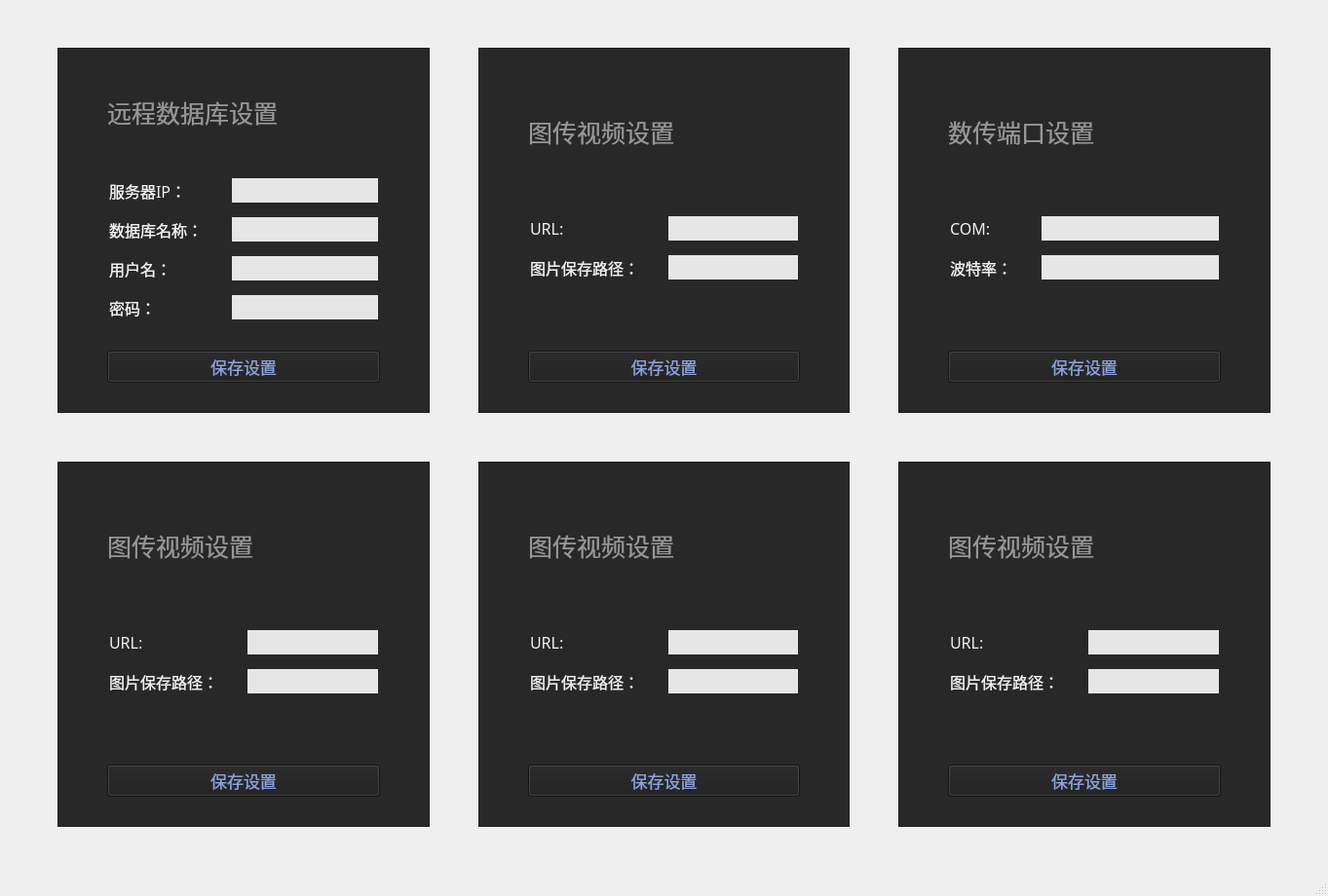
<?xml version="1.0" encoding="UTF-8"?>
<ui version="4.0">
 <class>MainWindow</class>
 <widget class="QMainWindow" name="MainWindow">
  <property name="geometry">
   <rect>
    <x>0</x>
    <y>0</y>
    <width>1363</width>
    <height>920</height>
   </rect>
  </property>
  <property name="windowTitle">
   <string>MainWindow</string>
  </property>
  <property name="styleSheet">
   <string notr="true">background-color: rgb(65,65,65);
QPushButton{
	border-radius:2;
	background-color: #E1E1E1;
	border-color:#B7B7B7;
}
QPushButton:hover{
	border-radius:2;
	background-color: #E5F1FB;
	border-color:#B7B7B7;
}
QPushButton:pressed{
	border-radius:2;
	background-color: #CCE4F7;
	border-color:#B7B7B7;
}</string>
  </property>
  <widget class="QWidget" name="centralwidget">
   <layout class="QGridLayout" name="gridLayout_21">
    <item row="0" column="1">
     <layout class="QGridLayout" name="gridLayout_3">
      <property name="leftMargin">
       <number>50</number>
      </property>
      <property name="topMargin">
       <number>40</number>
      </property>
      <property name="rightMargin">
       <number>50</number>
      </property>
      <property name="bottomMargin">
       <number>40</number>
      </property>
      <property name="spacing">
       <number>50</number>
      </property>
      <item row="0" column="2">
       <layout class="QGridLayout" name="gridLayout_7">
        <property name="topMargin">
         <number>0</number>
        </property>
        <property name="rightMargin">
         <number>0</number>
        </property>
        <property name="bottomMargin">
         <number>0</number>
        </property>
        <property name="spacing">
         <number>15</number>
        </property>
        <item row="0" column="0">
         <widget class="QFrame" name="frame_4">
          <property name="styleSheet">
           <string notr="true">background-color: rgb(40, 40,40);</string>
          </property>
          <property name="frameShape">
           <enum>QFrame::StyledPanel</enum>
          </property>
          <property name="frameShadow">
           <enum>QFrame::Raised</enum>
          </property>
          <layout class="QGridLayout" name="gridLayout_20">
           <property name="leftMargin">
            <number>50</number>
           </property>
           <property name="topMargin">
            <number>30</number>
           </property>
           <property name="rightMargin">
            <number>50</number>
           </property>
           <property name="bottomMargin">
            <number>30</number>
           </property>
           <property name="spacing">
            <number>30</number>
           </property>
           <item row="1" column="0">
            <layout class="QFormLayout" name="formLayout_9">
             <property name="verticalSpacing">
              <number>15</number>
             </property>
             <property name="leftMargin">
              <number>2</number>
             </property>
             <property name="topMargin">
              <number>2</number>
             </property>
             <property name="rightMargin">
              <number>2</number>
             </property>
             <property name="bottomMargin">
              <number>2</number>
             </property>
             <item row="0" column="0">
              <widget class="QLabel" name="label_14">
               <property name="font">
                <font>
                 <family>微软雅黑</family>
                 <pointsize>12</pointsize>
                </font>
               </property>
               <property name="styleSheet">
                <string notr="true">color: rgb(240, 240,240);</string>
               </property>
               <property name="text">
                <string>COM:</string>
               </property>
              </widget>
             </item>
             <item row="0" column="1">
              <widget class="QLineEdit" name="lineEdit_12">
               <property name="sizePolicy">
                <sizepolicy hsizetype="Expanding" vsizetype="Minimum">
                 <horstretch>0</horstretch>
                 <verstretch>0</verstretch>
                </sizepolicy>
               </property>
               <property name="font">
                <font>
                 <family>微软雅黑</family>
                 <pointsize>12</pointsize>
                </font>
               </property>
               <property name="styleSheet">
                <string notr="true">border:none;border-color: #11505C;background-color: rgb(230, 230,230);</string>
               </property>
              </widget>
             </item>
             <item row="1" column="0">
              <widget class="QLabel" name="label_15">
               <property name="font">
                <font>
                 <family>微软雅黑</family>
                 <pointsize>12</pointsize>
                </font>
               </property>
               <property name="styleSheet">
                <string notr="true">color: rgb(240, 240,240);</string>
               </property>
               <property name="text">
                <string>波特率：</string>
               </property>
              </widget>
             </item>
             <item row="1" column="1">
              <widget class="QLineEdit" name="lineEdit_13">
               <property name="sizePolicy">
                <sizepolicy hsizetype="Expanding" vsizetype="Fixed">
                 <horstretch>0</horstretch>
                 <verstretch>0</verstretch>
                </sizepolicy>
               </property>
               <property name="font">
                <font>
                 <family>微软雅黑</family>
                 <pointsize>12</pointsize>
                </font>
               </property>
               <property name="styleSheet">
                <string notr="true">border:none;border-color: #11505C;background-color: rgb(230, 230,230);</string>
               </property>
              </widget>
             </item>
            </layout>
           </item>
           <item row="0" column="0">
            <widget class="QLabel" name="label_19">
             <property name="font">
              <font>
               <family>微软雅黑</family>
               <pointsize>19</pointsize>
              </font>
             </property>
             <property name="styleSheet">
              <string notr="true">color:rgb(150, 150, 150);</string>
             </property>
             <property name="text">
              <string>数传端口设置</string>
             </property>
            </widget>
           </item>
           <item row="2" column="0">
            <widget class="QPushButton" name="pushButton_13">
             <property name="sizePolicy">
              <sizepolicy hsizetype="Preferred" vsizetype="Fixed">
               <horstretch>0</horstretch>
               <verstretch>0</verstretch>
              </sizepolicy>
             </property>
             <property name="font">
              <font>
               <family>微软雅黑</family>
               <pointsize>13</pointsize>
              </font>
             </property>
             <property name="layoutDirection">
              <enum>Qt::LeftToRight</enum>
             </property>
             <property name="styleSheet">
              <string notr="true">color: rgb(140, 160, 220);background-color: rgb(30, 30,30);</string>
             </property>
             <property name="text">
              <string>保存设置</string>
             </property>
            </widget>
           </item>
          </layout>
         </widget>
        </item>
       </layout>
      </item>
      <item row="0" column="0">
       <layout class="QGridLayout" name="gridLayout_4">
        <item row="0" column="0">
         <layout class="QGridLayout" name="gridLayout">
          <property name="topMargin">
           <number>0</number>
          </property>
          <property name="rightMargin">
           <number>0</number>
          </property>
          <property name="bottomMargin">
           <number>0</number>
          </property>
          <property name="spacing">
           <number>15</number>
          </property>
          <item row="0" column="2">
           <widget class="QFrame" name="frame">
            <property name="styleSheet">
             <string notr="true">background-color: rgb(40, 40,40);</string>
            </property>
            <property name="frameShape">
             <enum>QFrame::StyledPanel</enum>
            </property>
            <property name="frameShadow">
             <enum>QFrame::Raised</enum>
            </property>
            <layout class="QGridLayout" name="gridLayout_2">
             <property name="leftMargin">
              <number>50</number>
             </property>
             <property name="topMargin">
              <number>30</number>
             </property>
             <property name="rightMargin">
              <number>50</number>
             </property>
             <property name="bottomMargin">
              <number>30</number>
             </property>
             <property name="spacing">
              <number>30</number>
             </property>
             <item row="1" column="0">
              <layout class="QFormLayout" name="formLayout">
               <property name="verticalSpacing">
                <number>15</number>
               </property>
               <property name="leftMargin">
                <number>2</number>
               </property>
               <property name="topMargin">
                <number>2</number>
               </property>
               <property name="rightMargin">
                <number>2</number>
               </property>
               <property name="bottomMargin">
                <number>2</number>
               </property>
               <item row="0" column="0">
                <widget class="QLabel" name="label_2">
                 <property name="font">
                  <font>
                   <family>微软雅黑</family>
                   <pointsize>12</pointsize>
                  </font>
                 </property>
                 <property name="styleSheet">
                  <string notr="true">color: rgb(240, 240,240);</string>
                 </property>
                 <property name="text">
                  <string>服务器IP：</string>
                 </property>
                </widget>
               </item>
               <item row="0" column="1">
                <widget class="QLineEdit" name="lineEdit">
                 <property name="sizePolicy">
                  <sizepolicy hsizetype="Expanding" vsizetype="Minimum">
                   <horstretch>0</horstretch>
                   <verstretch>0</verstretch>
                  </sizepolicy>
                 </property>
                 <property name="font">
                  <font>
                   <family>微软雅黑</family>
                   <pointsize>12</pointsize>
                  </font>
                 </property>
                 <property name="styleSheet">
                  <string notr="true">border:none;border-color: #11505C;background-color: rgb(230, 230,230);</string>
                 </property>
                </widget>
               </item>
               <item row="1" column="0">
                <widget class="QLabel" name="label_3">
                 <property name="font">
                  <font>
                   <family>微软雅黑</family>
                   <pointsize>12</pointsize>
                  </font>
                 </property>
                 <property name="styleSheet">
                  <string notr="true">color: rgb(240, 240,240);</string>
                 </property>
                 <property name="text">
                  <string>数据库名称：</string>
                 </property>
                </widget>
               </item>
               <item row="2" column="0">
                <widget class="QLabel" name="label_4">
                 <property name="font">
                  <font>
                   <family>微软雅黑</family>
                   <pointsize>12</pointsize>
                  </font>
                 </property>
                 <property name="styleSheet">
                  <string notr="true">color: rgb(240, 240,240);</string>
                 </property>
                 <property name="text">
                  <string>用户名：</string>
                 </property>
                </widget>
               </item>
               <item row="3" column="0">
                <widget class="QLabel" name="label_5">
                 <property name="font">
                  <font>
                   <family>微软雅黑</family>
                   <pointsize>12</pointsize>
                  </font>
                 </property>
                 <property name="styleSheet">
                  <string notr="true">color: rgb(240, 240,240);</string>
                 </property>
                 <property name="text">
                  <string>密码：</string>
                 </property>
                </widget>
               </item>
               <item row="1" column="1">
                <widget class="QLineEdit" name="lineEdit_2">
                 <property name="sizePolicy">
                  <sizepolicy hsizetype="Expanding" vsizetype="Fixed">
                   <horstretch>0</horstretch>
                   <verstretch>0</verstretch>
                  </sizepolicy>
                 </property>
                 <property name="font">
                  <font>
                   <family>微软雅黑</family>
                   <pointsize>12</pointsize>
                  </font>
                 </property>
                 <property name="styleSheet">
                  <string notr="true">border:none;border-color: #11505C;background-color: rgb(230, 230,230);</string>
                 </property>
                </widget>
               </item>
               <item row="2" column="1">
                <widget class="QLineEdit" name="lineEdit_3">
                 <property name="sizePolicy">
                  <sizepolicy hsizetype="Expanding" vsizetype="Minimum">
                   <horstretch>0</horstretch>
                   <verstretch>0</verstretch>
                  </sizepolicy>
                 </property>
                 <property name="font">
                  <font>
                   <family>微软雅黑</family>
                   <pointsize>12</pointsize>
                  </font>
                 </property>
                 <property name="styleSheet">
                  <string notr="true">border:none;border-color: #11505C;background-color: rgb(230, 230,230);</string>
                 </property>
                </widget>
               </item>
               <item row="3" column="1">
                <widget class="QLineEdit" name="lineEdit_4">
                 <property name="sizePolicy">
                  <sizepolicy hsizetype="Expanding" vsizetype="Minimum">
                   <horstretch>0</horstretch>
                   <verstretch>0</verstretch>
                  </sizepolicy>
                 </property>
                 <property name="font">
                  <font>
                   <family>微软雅黑</family>
                   <pointsize>12</pointsize>
                  </font>
                 </property>
                 <property name="styleSheet">
                  <string notr="true">border:none;border-color: #11505C;background-color: rgb(230, 230,230);</string>
                 </property>
                </widget>
               </item>
              </layout>
             </item>
             <item row="0" column="0">
              <widget class="QLabel" name="label">
               <property name="font">
                <font>
                 <family>微软雅黑</family>
                 <pointsize>19</pointsize>
                </font>
               </property>
               <property name="styleSheet">
                <string notr="true">color:rgb(150, 150, 150);</string>
               </property>
               <property name="text">
                <string>远程数据库设置</string>
               </property>
              </widget>
             </item>
             <item row="3" column="0">
              <widget class="QPushButton" name="pushButton_14">
               <property name="sizePolicy">
                <sizepolicy hsizetype="Preferred" vsizetype="Fixed">
                 <horstretch>0</horstretch>
                 <verstretch>0</verstretch>
                </sizepolicy>
               </property>
               <property name="font">
                <font>
                 <family>微软雅黑</family>
                 <pointsize>13</pointsize>
                </font>
               </property>
               <property name="layoutDirection">
                <enum>Qt::LeftToRight</enum>
               </property>
               <property name="styleSheet">
                <string notr="true">color: rgb(140, 160, 220);background-color: rgb(30, 30,30);</string>
               </property>
               <property name="text">
                <string>保存设置</string>
               </property>
              </widget>
             </item>
            </layout>
           </widget>
          </item>
         </layout>
        </item>
       </layout>
      </item>
      <item row="0" column="1">
       <layout class="QGridLayout" name="gridLayout_23">
        <property name="topMargin">
         <number>0</number>
        </property>
        <property name="rightMargin">
         <number>0</number>
        </property>
        <property name="bottomMargin">
         <number>0</number>
        </property>
        <property name="spacing">
         <number>15</number>
        </property>
        <item row="0" column="0">
         <widget class="QFrame" name="frame_11">
          <property name="styleSheet">
           <string notr="true">background-color: rgb(40, 40,40);</string>
          </property>
          <property name="frameShape">
           <enum>QFrame::StyledPanel</enum>
          </property>
          <property name="frameShadow">
           <enum>QFrame::Raised</enum>
          </property>
          <layout class="QGridLayout" name="gridLayout_24">
           <property name="leftMargin">
            <number>50</number>
           </property>
           <property name="topMargin">
            <number>30</number>
           </property>
           <property name="rightMargin">
            <number>50</number>
           </property>
           <property name="bottomMargin">
            <number>30</number>
           </property>
           <property name="spacing">
            <number>30</number>
           </property>
           <item row="3" column="0">
            <widget class="QPushButton" name="pushButton_29">
             <property name="sizePolicy">
              <sizepolicy hsizetype="Preferred" vsizetype="Fixed">
               <horstretch>0</horstretch>
               <verstretch>0</verstretch>
              </sizepolicy>
             </property>
             <property name="font">
              <font>
               <family>微软雅黑</family>
               <pointsize>13</pointsize>
              </font>
             </property>
             <property name="layoutDirection">
              <enum>Qt::LeftToRight</enum>
             </property>
             <property name="styleSheet">
              <string notr="true">color: rgb(140, 160, 220);background-color: rgb(30, 30,30);</string>
             </property>
             <property name="text">
              <string>保存设置</string>
             </property>
            </widget>
           </item>
           <item row="1" column="0">
            <layout class="QFormLayout" name="formLayout_14">
             <property name="verticalSpacing">
              <number>15</number>
             </property>
             <property name="leftMargin">
              <number>2</number>
             </property>
             <property name="topMargin">
              <number>2</number>
             </property>
             <property name="rightMargin">
              <number>2</number>
             </property>
             <property name="bottomMargin">
              <number>2</number>
             </property>
             <item row="0" column="0">
              <widget class="QLabel" name="label_16">
               <property name="font">
                <font>
                 <family>微软雅黑</family>
                 <pointsize>12</pointsize>
                </font>
               </property>
               <property name="styleSheet">
                <string notr="true">color: rgb(240, 240,240);</string>
               </property>
               <property name="text">
                <string>URL:</string>
               </property>
              </widget>
             </item>
             <item row="0" column="1">
              <widget class="QLineEdit" name="lineEdit_14">
               <property name="sizePolicy">
                <sizepolicy hsizetype="Expanding" vsizetype="Minimum">
                 <horstretch>0</horstretch>
                 <verstretch>0</verstretch>
                </sizepolicy>
               </property>
               <property name="font">
                <font>
                 <family>微软雅黑</family>
                 <pointsize>12</pointsize>
                </font>
               </property>
               <property name="styleSheet">
                <string notr="true">border:none;border-color: #11505C;background-color: rgb(230, 230,230);</string>
               </property>
              </widget>
             </item>
             <item row="1" column="0">
              <widget class="QLabel" name="label_17">
               <property name="font">
                <font>
                 <family>微软雅黑</family>
                 <pointsize>12</pointsize>
                </font>
               </property>
               <property name="styleSheet">
                <string notr="true">color: rgb(240, 240,240);</string>
               </property>
               <property name="text">
                <string>图片保存路径：</string>
               </property>
              </widget>
             </item>
             <item row="1" column="1">
              <widget class="QLineEdit" name="lineEdit_15">
               <property name="sizePolicy">
                <sizepolicy hsizetype="Expanding" vsizetype="Fixed">
                 <horstretch>0</horstretch>
                 <verstretch>0</verstretch>
                </sizepolicy>
               </property>
               <property name="font">
                <font>
                 <family>微软雅黑</family>
                 <pointsize>12</pointsize>
                </font>
               </property>
               <property name="styleSheet">
                <string notr="true">border:none;border-color: #11505C;background-color: rgb(230, 230,230);</string>
               </property>
              </widget>
             </item>
            </layout>
           </item>
           <item row="0" column="0">
            <widget class="QLabel" name="label_20">
             <property name="font">
              <font>
               <family>微软雅黑</family>
               <pointsize>19</pointsize>
              </font>
             </property>
             <property name="styleSheet">
              <string notr="true">color:rgb(150, 150, 150);</string>
             </property>
             <property name="text">
              <string>图传视频设置</string>
             </property>
            </widget>
           </item>
          </layout>
         </widget>
        </item>
       </layout>
      </item>
      <item row="1" column="0">
       <layout class="QGridLayout" name="gridLayout_27">
        <property name="topMargin">
         <number>0</number>
        </property>
        <property name="rightMargin">
         <number>0</number>
        </property>
        <property name="bottomMargin">
         <number>0</number>
        </property>
        <property name="spacing">
         <number>15</number>
        </property>
        <item row="0" column="0">
         <widget class="QFrame" name="frame_13">
          <property name="styleSheet">
           <string notr="true">background-color: rgb(40, 40,40);</string>
          </property>
          <property name="frameShape">
           <enum>QFrame::StyledPanel</enum>
          </property>
          <property name="frameShadow">
           <enum>QFrame::Raised</enum>
          </property>
          <layout class="QGridLayout" name="gridLayout_28">
           <property name="leftMargin">
            <number>50</number>
           </property>
           <property name="topMargin">
            <number>30</number>
           </property>
           <property name="rightMargin">
            <number>50</number>
           </property>
           <property name="bottomMargin">
            <number>30</number>
           </property>
           <property name="spacing">
            <number>30</number>
           </property>
           <item row="3" column="0">
            <widget class="QPushButton" name="pushButton_31">
             <property name="sizePolicy">
              <sizepolicy hsizetype="Preferred" vsizetype="Fixed">
               <horstretch>0</horstretch>
               <verstretch>0</verstretch>
              </sizepolicy>
             </property>
             <property name="font">
              <font>
               <family>微软雅黑</family>
               <pointsize>13</pointsize>
              </font>
             </property>
             <property name="layoutDirection">
              <enum>Qt::LeftToRight</enum>
             </property>
             <property name="styleSheet">
              <string notr="true">color: rgb(140, 160, 220);background-color: rgb(30, 30,30);</string>
             </property>
             <property name="text">
              <string>保存设置</string>
             </property>
            </widget>
           </item>
           <item row="1" column="0">
            <layout class="QFormLayout" name="formLayout_28">
             <property name="verticalSpacing">
              <number>15</number>
             </property>
             <property name="leftMargin">
              <number>2</number>
             </property>
             <property name="topMargin">
              <number>2</number>
             </property>
             <property name="rightMargin">
              <number>2</number>
             </property>
             <property name="bottomMargin">
              <number>2</number>
             </property>
             <item row="0" column="0">
              <widget class="QLabel" name="label_23">
               <property name="font">
                <font>
                 <family>微软雅黑</family>
                 <pointsize>12</pointsize>
                </font>
               </property>
               <property name="styleSheet">
                <string notr="true">color: rgb(240, 240,240);</string>
               </property>
               <property name="text">
                <string>URL:</string>
               </property>
              </widget>
             </item>
             <item row="0" column="1">
              <widget class="QLineEdit" name="lineEdit_18">
               <property name="sizePolicy">
                <sizepolicy hsizetype="Expanding" vsizetype="Minimum">
                 <horstretch>0</horstretch>
                 <verstretch>0</verstretch>
                </sizepolicy>
               </property>
               <property name="font">
                <font>
                 <family>微软雅黑</family>
                 <pointsize>12</pointsize>
                </font>
               </property>
               <property name="styleSheet">
                <string notr="true">border:none;border-color: #11505C;background-color: rgb(230, 230,230);</string>
               </property>
              </widget>
             </item>
             <item row="1" column="0">
              <widget class="QLabel" name="label_24">
               <property name="font">
                <font>
                 <family>微软雅黑</family>
                 <pointsize>12</pointsize>
                </font>
               </property>
               <property name="styleSheet">
                <string notr="true">color: rgb(240, 240,240);</string>
               </property>
               <property name="text">
                <string>图片保存路径：</string>
               </property>
              </widget>
             </item>
             <item row="1" column="1">
              <widget class="QLineEdit" name="lineEdit_19">
               <property name="sizePolicy">
                <sizepolicy hsizetype="Expanding" vsizetype="Fixed">
                 <horstretch>0</horstretch>
                 <verstretch>0</verstretch>
                </sizepolicy>
               </property>
               <property name="font">
                <font>
                 <family>微软雅黑</family>
                 <pointsize>12</pointsize>
                </font>
               </property>
               <property name="styleSheet">
                <string notr="true">border:none;border-color: #11505C;background-color: rgb(230, 230,230);</string>
               </property>
              </widget>
             </item>
            </layout>
           </item>
           <item row="0" column="0">
            <widget class="QLabel" name="label_25">
             <property name="font">
              <font>
               <family>微软雅黑</family>
               <pointsize>19</pointsize>
              </font>
             </property>
             <property name="styleSheet">
              <string notr="true">color:rgb(150, 150, 150);</string>
             </property>
             <property name="text">
              <string>图传视频设置</string>
             </property>
            </widget>
           </item>
          </layout>
         </widget>
        </item>
       </layout>
      </item>
      <item row="1" column="1">
       <layout class="QGridLayout" name="gridLayout_29">
        <property name="topMargin">
         <number>0</number>
        </property>
        <property name="rightMargin">
         <number>0</number>
        </property>
        <property name="bottomMargin">
         <number>0</number>
        </property>
        <property name="spacing">
         <number>15</number>
        </property>
        <item row="0" column="0">
         <widget class="QFrame" name="frame_14">
          <property name="styleSheet">
           <string notr="true">background-color: rgb(40, 40,40);</string>
          </property>
          <property name="frameShape">
           <enum>QFrame::StyledPanel</enum>
          </property>
          <property name="frameShadow">
           <enum>QFrame::Raised</enum>
          </property>
          <layout class="QGridLayout" name="gridLayout_30">
           <property name="leftMargin">
            <number>50</number>
           </property>
           <property name="topMargin">
            <number>30</number>
           </property>
           <property name="rightMargin">
            <number>50</number>
           </property>
           <property name="bottomMargin">
            <number>30</number>
           </property>
           <property name="spacing">
            <number>30</number>
           </property>
           <item row="3" column="0">
            <widget class="QPushButton" name="pushButton_32">
             <property name="sizePolicy">
              <sizepolicy hsizetype="Preferred" vsizetype="Fixed">
               <horstretch>0</horstretch>
               <verstretch>0</verstretch>
              </sizepolicy>
             </property>
             <property name="font">
              <font>
               <family>微软雅黑</family>
               <pointsize>13</pointsize>
              </font>
             </property>
             <property name="layoutDirection">
              <enum>Qt::LeftToRight</enum>
             </property>
             <property name="styleSheet">
              <string notr="true">color: rgb(140, 160, 220);background-color: rgb(30, 30,30);</string>
             </property>
             <property name="text">
              <string>保存设置</string>
             </property>
            </widget>
           </item>
           <item row="1" column="0">
            <layout class="QFormLayout" name="formLayout_29">
             <property name="verticalSpacing">
              <number>15</number>
             </property>
             <property name="leftMargin">
              <number>2</number>
             </property>
             <property name="topMargin">
              <number>2</number>
             </property>
             <property name="rightMargin">
              <number>2</number>
             </property>
             <property name="bottomMargin">
              <number>2</number>
             </property>
             <item row="0" column="0">
              <widget class="QLabel" name="label_26">
               <property name="font">
                <font>
                 <family>微软雅黑</family>
                 <pointsize>12</pointsize>
                </font>
               </property>
               <property name="styleSheet">
                <string notr="true">color: rgb(240, 240,240);</string>
               </property>
               <property name="text">
                <string>URL:</string>
               </property>
              </widget>
             </item>
             <item row="0" column="1">
              <widget class="QLineEdit" name="lineEdit_20">
               <property name="sizePolicy">
                <sizepolicy hsizetype="Expanding" vsizetype="Minimum">
                 <horstretch>0</horstretch>
                 <verstretch>0</verstretch>
                </sizepolicy>
               </property>
               <property name="font">
                <font>
                 <family>微软雅黑</family>
                 <pointsize>12</pointsize>
                </font>
               </property>
               <property name="styleSheet">
                <string notr="true">border:none;border-color: #11505C;background-color: rgb(230, 230,230);</string>
               </property>
              </widget>
             </item>
             <item row="1" column="0">
              <widget class="QLabel" name="label_27">
               <property name="font">
                <font>
                 <family>微软雅黑</family>
                 <pointsize>12</pointsize>
                </font>
               </property>
               <property name="styleSheet">
                <string notr="true">color: rgb(240, 240,240);</string>
               </property>
               <property name="text">
                <string>图片保存路径：</string>
               </property>
              </widget>
             </item>
             <item row="1" column="1">
              <widget class="QLineEdit" name="lineEdit_21">
               <property name="sizePolicy">
                <sizepolicy hsizetype="Expanding" vsizetype="Fixed">
                 <horstretch>0</horstretch>
                 <verstretch>0</verstretch>
                </sizepolicy>
               </property>
               <property name="font">
                <font>
                 <family>微软雅黑</family>
                 <pointsize>12</pointsize>
                </font>
               </property>
               <property name="styleSheet">
                <string notr="true">border:none;border-color: #11505C;background-color: rgb(230, 230,230);</string>
               </property>
              </widget>
             </item>
            </layout>
           </item>
           <item row="0" column="0">
            <widget class="QLabel" name="label_28">
             <property name="font">
              <font>
               <family>微软雅黑</family>
               <pointsize>19</pointsize>
              </font>
             </property>
             <property name="styleSheet">
              <string notr="true">color:rgb(150, 150, 150);</string>
             </property>
             <property name="text">
              <string>图传视频设置</string>
             </property>
            </widget>
           </item>
          </layout>
         </widget>
        </item>
       </layout>
      </item>
      <item row="1" column="2">
       <layout class="QGridLayout" name="gridLayout_31">
        <property name="topMargin">
         <number>0</number>
        </property>
        <property name="rightMargin">
         <number>0</number>
        </property>
        <property name="bottomMargin">
         <number>0</number>
        </property>
        <property name="spacing">
         <number>15</number>
        </property>
        <item row="0" column="0">
         <widget class="QFrame" name="frame_15">
          <property name="styleSheet">
           <string notr="true">background-color: rgb(40, 40,40);</string>
          </property>
          <property name="frameShape">
           <enum>QFrame::StyledPanel</enum>
          </property>
          <property name="frameShadow">
           <enum>QFrame::Raised</enum>
          </property>
          <layout class="QGridLayout" name="gridLayout_32">
           <property name="leftMargin">
            <number>50</number>
           </property>
           <property name="topMargin">
            <number>30</number>
           </property>
           <property name="rightMargin">
            <number>50</number>
           </property>
           <property name="bottomMargin">
            <number>30</number>
           </property>
           <property name="spacing">
            <number>30</number>
           </property>
           <item row="3" column="0">
            <widget class="QPushButton" name="pushButton_33">
             <property name="sizePolicy">
              <sizepolicy hsizetype="Preferred" vsizetype="Fixed">
               <horstretch>0</horstretch>
               <verstretch>0</verstretch>
              </sizepolicy>
             </property>
             <property name="font">
              <font>
               <family>微软雅黑</family>
               <pointsize>13</pointsize>
              </font>
             </property>
             <property name="layoutDirection">
              <enum>Qt::LeftToRight</enum>
             </property>
             <property name="styleSheet">
              <string notr="true">color: rgb(140, 160, 220);background-color: rgb(30, 30,30);</string>
             </property>
             <property name="text">
              <string>保存设置</string>
             </property>
            </widget>
           </item>
           <item row="1" column="0">
            <layout class="QFormLayout" name="formLayout_30">
             <property name="verticalSpacing">
              <number>15</number>
             </property>
             <property name="leftMargin">
              <number>2</number>
             </property>
             <property name="topMargin">
              <number>2</number>
             </property>
             <property name="rightMargin">
              <number>2</number>
             </property>
             <property name="bottomMargin">
              <number>2</number>
             </property>
             <item row="0" column="0">
              <widget class="QLabel" name="label_29">
               <property name="font">
                <font>
                 <family>微软雅黑</family>
                 <pointsize>12</pointsize>
                </font>
               </property>
               <property name="styleSheet">
                <string notr="true">color: rgb(240, 240,240);</string>
               </property>
               <property name="text">
                <string>URL:</string>
               </property>
              </widget>
             </item>
             <item row="0" column="1">
              <widget class="QLineEdit" name="lineEdit_22">
               <property name="sizePolicy">
                <sizepolicy hsizetype="Expanding" vsizetype="Minimum">
                 <horstretch>0</horstretch>
                 <verstretch>0</verstretch>
                </sizepolicy>
               </property>
               <property name="font">
                <font>
                 <family>微软雅黑</family>
                 <pointsize>12</pointsize>
                </font>
               </property>
               <property name="styleSheet">
                <string notr="true">border:none;border-color: #11505C;background-color: rgb(230, 230,230);</string>
               </property>
              </widget>
             </item>
             <item row="1" column="0">
              <widget class="QLabel" name="label_30">
               <property name="font">
                <font>
                 <family>微软雅黑</family>
                 <pointsize>12</pointsize>
                </font>
               </property>
               <property name="styleSheet">
                <string notr="true">color: rgb(240, 240,240);</string>
               </property>
               <property name="text">
                <string>图片保存路径：</string>
               </property>
              </widget>
             </item>
             <item row="1" column="1">
              <widget class="QLineEdit" name="lineEdit_23">
               <property name="sizePolicy">
                <sizepolicy hsizetype="Expanding" vsizetype="Fixed">
                 <horstretch>0</horstretch>
                 <verstretch>0</verstretch>
                </sizepolicy>
               </property>
               <property name="font">
                <font>
                 <family>微软雅黑</family>
                 <pointsize>12</pointsize>
                </font>
               </property>
               <property name="styleSheet">
                <string notr="true">border:none;border-color: #11505C;background-color: rgb(230, 230,230);</string>
               </property>
              </widget>
             </item>
            </layout>
           </item>
           <item row="0" column="0">
            <widget class="QLabel" name="label_31">
             <property name="font">
              <font>
               <family>微软雅黑</family>
               <pointsize>19</pointsize>
              </font>
             </property>
             <property name="styleSheet">
              <string notr="true">color:rgb(150, 150, 150);</string>
             </property>
             <property name="text">
              <string>图传视频设置</string>
             </property>
            </widget>
           </item>
          </layout>
         </widget>
        </item>
       </layout>
      </item>
     </layout>
    </item>
   </layout>
   <zorder>lineEdit_12</zorder>
   <zorder>lineEdit_10</zorder>
   <zorder>label_51</zorder>
   <zorder>gridLayoutWidget_2</zorder>
  </widget>
  <widget class="QStatusBar" name="statusbar"/>
 </widget>
 <resources/>
 <connections/>
</ui>
